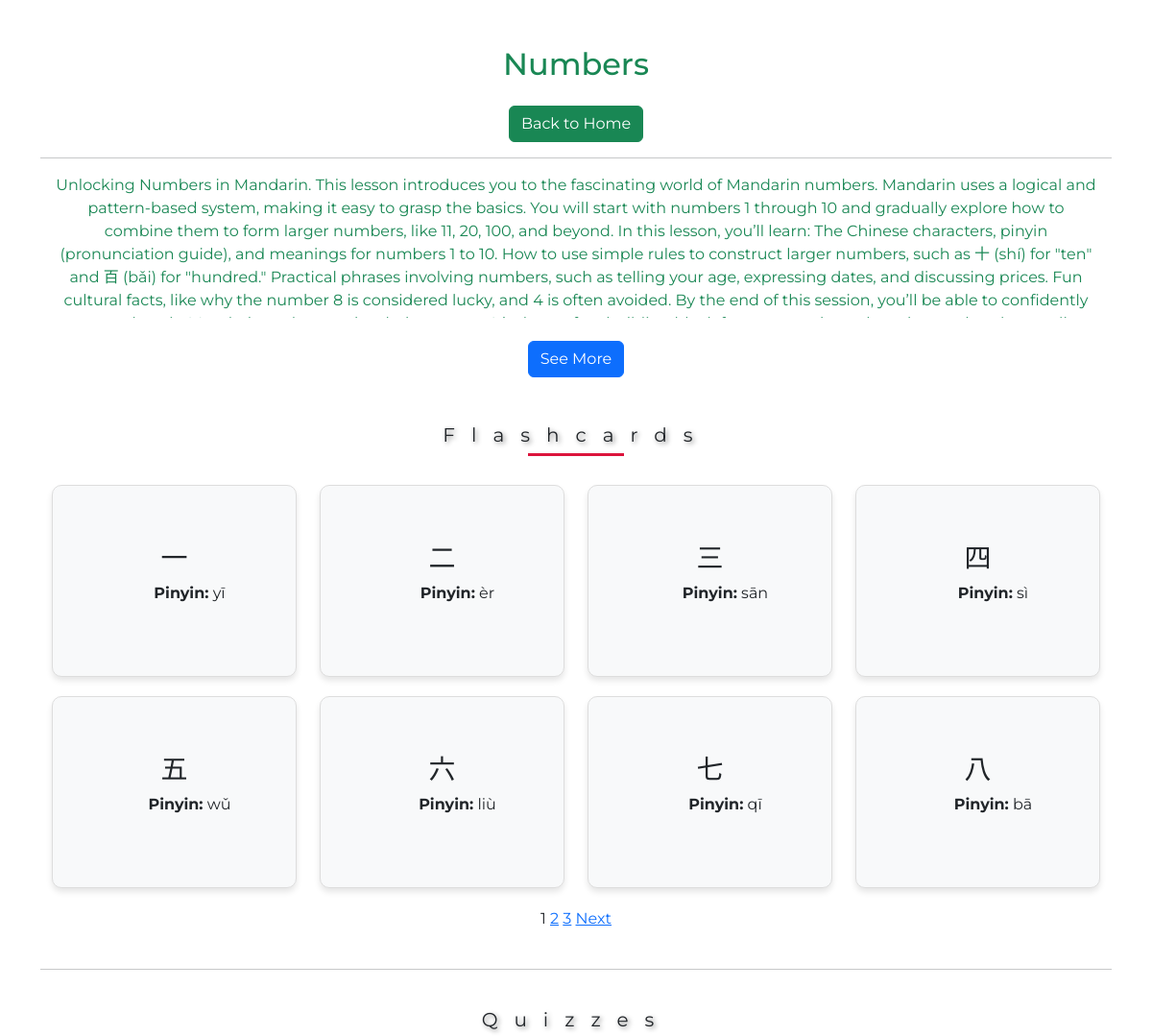
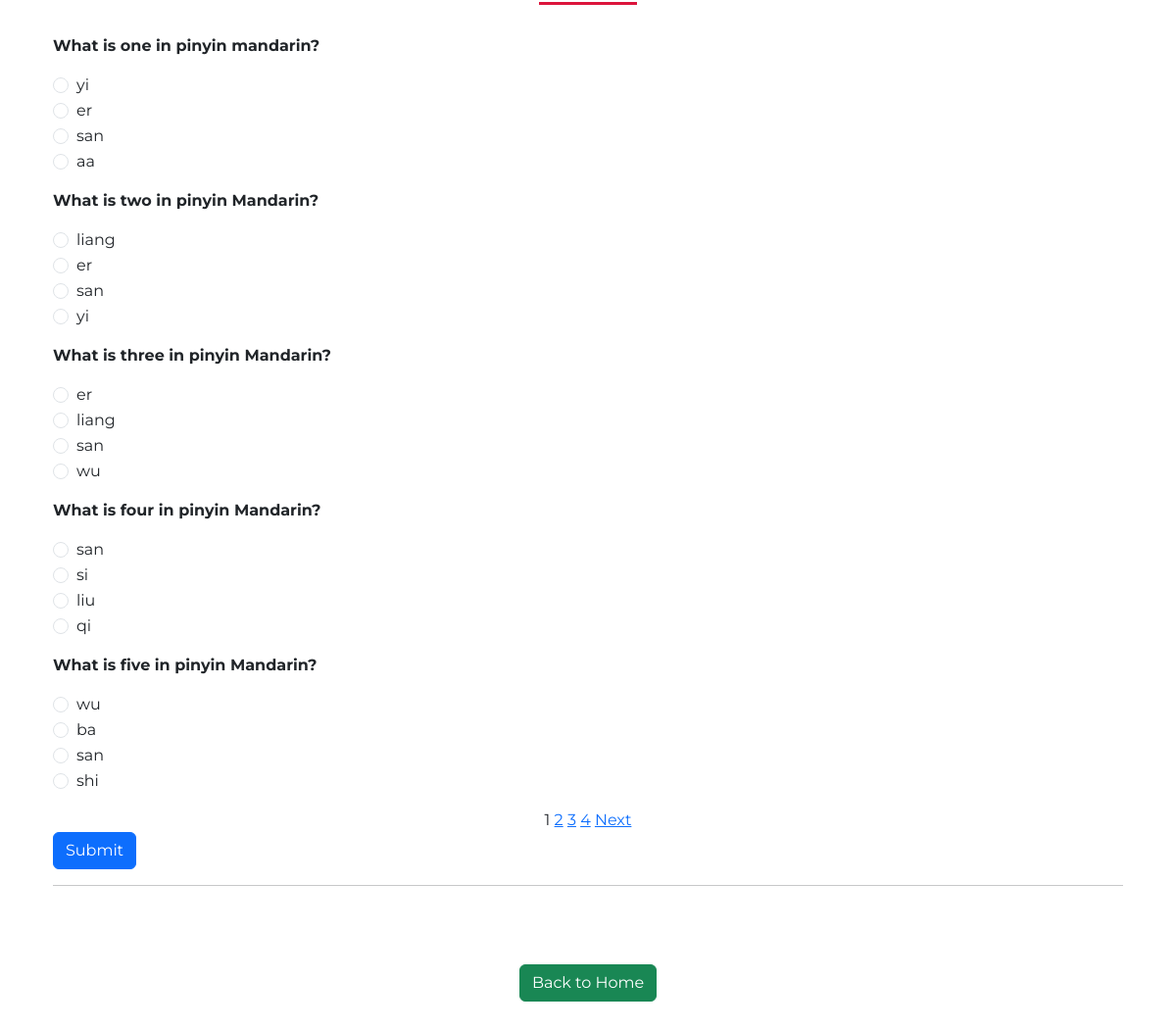
The app's page /lessons/1/ with its own data (2 pictures, top to bottom).
### apps/models.py (models this page shows, shortened)
class Lesson(models.Model):
    id = models.AutoField(primary_key=True)
    chapter = models.ForeignKey(Chapter, on_delete=models.CASCADE, related_name='lessons')
    title = models.CharField(max_length=255)
    content = models.TextField()

class Flashcard(models.Model):
    id = models.AutoField(primary_key=True)
    lesson = models.ForeignKey(Lesson, on_delete=models.CASCADE, related_name='flashcards')
    chinese_character = models.CharField(max_length=10)
    pinyin = models.CharField(max_length=50)
    english_translation = models.CharField(max_length=255)

class Quiz(models.Model):
    id = models.AutoField(primary_key=True)
    lesson = models.ForeignKey(Lesson, on_delete=models.CASCADE, related_name='quizzes')
    question = models.TextField()
    option_a = models.CharField(max_length=255)
    option_b = models.CharField(max_length=255)
    option_c = models.CharField(max_length=255)
    option_d = models.CharField(max_length=255)
    correct_answer = models.CharField(max_length=1, choices=[('A', 'A'), ('B', 'B'), ('C', 'C'), ('D', 'D')])

### apps/views.py (the view, shortened to what this page needs)
# urls.py: path('lessons/<int:lesson_id>/', views.lesson_detail, name='lesson_detail'),
def lesson_detail(request, lesson_id):
    lesson = get_object_or_404(Lesson.objects.prefetch_related('flashcards', 'quizzes'), id=lesson_id)
    flashcards_list = lesson.flashcards.all().order_by('id')
    quizzes_list = lesson.quizzes.all().order_by('id')
    flashcard_paginator = Paginator(flashcards_list, 8)
    flashcard_page_number = request.GET.get('flashcard_page')
    flashcards = flashcard_paginator.get_page(flashcard_page_number)
    quiz_paginator = Paginator(quizzes_list, 5)
    quiz_page_number = request.GET.get('quiz_page')
    quizzes = quiz_paginator.get_page(quiz_page_number)
    results = {}
    score = 0
    return render(request, 'apps/lesson_detail.html', {
        'lesson': lesson,
        'flashcards': flashcards,
        'quizzes': quizzes,
        'results': results,  # Full results for all quizzes
        'score': score,      # Total score across all quizzes
    })

### apps/templates/apps/lesson_detail.html (shortened to what this page needs)
{% extends "apps/base.html" %}
{% block content %}
<div class="container">
    <div class="container mt-5">
        <h2 class="text-success">{{ lesson.title }}</h2>
        <a href="{% url 'home' %}" class="btn btn-success mt-3">Back to Home</a>
    </div>
    <hr>
    <div class="container mt-2">
        <p id="lessonContent" class="overflow-auto text-justify text-success" style="max-height: 150px; overflow-y: hidden;">
            {{ lesson.content }}
        </p>
        <button id="toggleButton" class="btn btn-primary mt-2">See More</button>
    </div>
    <div class="container mt-5">
        <h4>Flashcards</h4>
        <div class="row">
            {% for flashcard in flashcards %}
            <div class="col-md-3">
                <div class="flip-card">
                    <div class="flip-card-inner">
                        <div class="flip-card-front">
                            <div class="row">
                                <h3>{{ flashcard.chinese_character }}</h3>
                                <p class="mx-3"><strong>Pinyin:</strong> {{ flashcard.pinyin }}</p>
                            </div>
                        </div>
                        <div class="flip-card-back">
                            <p><strong>Meaning:</strong> {{ flashcard.english_translation }}</p>
                        </div>
                    </div>
                </div>
            </div>
            {% endfor %}
        </div>
    </div>
    <div>
        {% for page in flashcards.paginator.page_range %}
            {% if page == flashcards.number %}
                <span>{{ page }}</span>
            {% else %}
                <a href="?flashcard_page={{ page }}">{{ page }}</a>
            {% endif %}
        {% endfor %}
        {% if flashcards.has_next %}
            <a href="?flashcard_page={{ flashcards.next_page_number }}">Next</a>
        {% endif %}
    </div>
    <br>
    <hr>
    <div class="container">
        <h4>Quizzes</h4>
        <div style="text-align: left;">
            <form method="post">
                {% for quiz in quizzes %}
                <div class="mb-3 mt-3">
                    <p><strong>{{ quiz.question }}</strong></p>
                    <div class="form-check">
                        <input class="form-check-input" type="radio" name="question_{{ quiz.id }}" value="A" id="q{{ quiz.id }}a">
                        <label class="form-check-label" for="q{{ quiz.id }}a">{{ quiz.option_a }}</label>
                    </div>
                    <div class="form-check">
                        <input class="form-check-input" type="radio" name="question_{{ quiz.id }}" value="B" id="q{{ quiz.id }}b">
                        <label class="form-check-label" for="q{{ quiz.id }}b">{{ quiz.option_b }}</label>
                    </div>
                    <div class="form-check">
                        <input class="form-check-input" type="radio" name="question_{{ quiz.id }}" value="C" id="q{{ quiz.id }}c">
                        <label class="form-check-label" for="q{{ quiz.id }}c">{{ quiz.option_c }}</label>
                    </div>
                    <div class="form-check">
                        <input class="form-check-input" type="radio" name="question_{{ quiz.id }}" value="D" id="q{{ quiz.id }}d">
                        <label class="form-check-label" for="q{{ quiz.id }}d">{{ quiz.option_d }}</label>
                    </div>
                </div>
                {% endfor %}
            <div class="text-center">
                {% for page in quizzes.paginator.page_range %}
                    {% if page == quizzes.number %}
                        <span>{{ page }}</span>
                    {% else %}
                        <a href="?quiz_page={{ page }}">{{ page }}</a>
                    {% endif %}
                {% endfor %}
                {% if quizzes.has_next %}
                    <a href="?quiz_page={{ quizzes.next_page_number }}">Next</a>
                {% endif %}
            </div>
            <button type="submit" class="btn btn-primary">Submit</button>
            </form>
            <hr>
        </div>
        <br><br>
    </div>
    <a href="{% url 'home' %}" class="btn btn-success mt-3">Back to Home</a>
</div>
<br><br>
{% endblock %}

### static/css/styles.css (style rules this page uses)
body { margin: 0; padding: 0; font-family: 'Montserrat', sans-serif; }
.flip-card { width: 100%; height: 200px; perspective: 1000px; margin-bottom: 20px; }
.flip-card-inner { position: relative; width: 100%; height: 100%; text-align: center; transition: transform 0.6s; transform-style: preserve-3d; }
.flip-card-front, .flip-card-back { position: absolute; width: 100%; height: 100%; backface-visibility: hidden; display: flex; justify-content: center; align-items: center; border: 1px solid #ddd; border-radius: 10px; box-shadow: 0 4px 6px rgba(0, 0, 0, 0.1); padding: 20px; }
.flip-card-front { background: #f8f9fa; }
.flip-card-back { background: #007bff; color: white; transform: rotateY(180deg); }
h4 { text-align: center; letter-spacing: 17px; font-size: 60px; font-style: bold; text-shadow: 2px 2px 5px gray; }
h4 { width: 100%; font-weight: normal; font-size: 20px; position: relative; margin: 40px 0; }
h4::before { content: ''; position: absolute; width: 100px; height: 3px; background-color: crimson; bottom: -10px; left: 50%; transform: translateX(-50%); animation: animate 4s linear infinite; }
.container { text-align: center; color: dark; }

### records on screen
Lesson: title "Numbers", content "Unlocking Numbers in Mandarin. This lesson introduces you to the fascinating world of Mandarin numbers. Mandarin uses a logical and pattern-based system, making it easy to grasp the basics. You will start with numbers 1 through 10 and gradually explore how to combine them to form larger numbers, like 11, 20, 100, and beyond. In this lesson, you’ll learn: The Chinese characters, pinyin (pronunciation guide), and meanings for numbers 1 to 10. How to use simple rules to construct larger numbers, such as 十 (shí) for \"ten\" and 百 (bǎi) for \"hundred.\" Practical phrases involving numbers, such as telling your age, expressing dates, and discussing prices. Fun cultural facts, like why the number 8 is…"
Flashcard: chinese_character "一", pinyin "yī"
Flashcard: chinese_character "二", pinyin "èr"
Flashcard: chinese_character "三", pinyin "sān"
Flashcard: chinese_character "四", pinyin "sì"
Flashcard: chinese_character "五", pinyin "wǔ"
Flashcard: chinese_character "六", pinyin "liù"
Flashcard: chinese_character "七", pinyin "qī"
Flashcard: chinese_character "八", pinyin "bā"
Quiz: question "What is one in pinyin mandarin?", option_a "yi", option_b "er", option_c "san", option_d "aa"
Quiz: question "What is two in pinyin Mandarin?", option_a "liang", option_b "er", option_c "san", option_d "yi"
Quiz: question "What is three in pinyin Mandarin?", option_a "er", option_b "liang", option_c "san", option_d "wu"
Quiz: question "What is four in pinyin Mandarin?", option_a "san", option_b "si", option_c "liu", option_d "qi"
Quiz: question "What is five in pinyin Mandarin?", option_a "wu", option_b "ba", option_c "san", option_d "shi"

### other values on screen
{{ page }} "1"
{{ page }} "2" "3"
{{ page }} "2" "3" "4"
